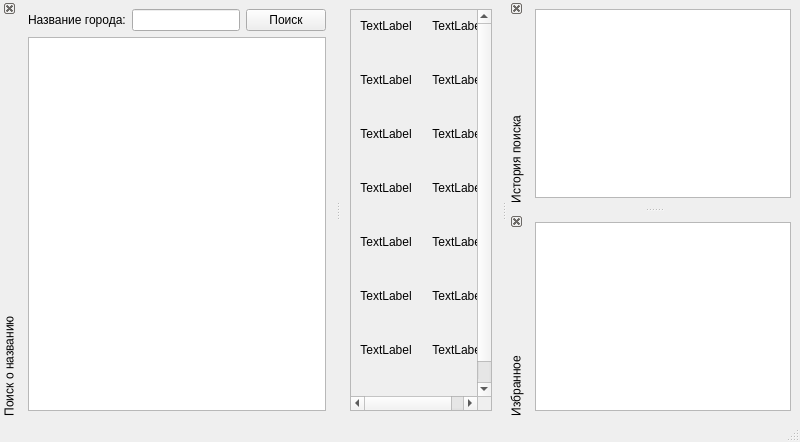
<?xml version="1.0" encoding="UTF-8"?>
<ui version="4.0">
 <class>MainWindow</class>
 <widget class="QMainWindow" name="MainWindow">
  <property name="geometry">
   <rect>
    <x>0</x>
    <y>0</y>
    <width>800</width>
    <height>442</height>
   </rect>
  </property>
  <property name="windowTitle">
   <string>MainWindow</string>
  </property>
  <widget class="QWidget" name="centralwidget">
   <layout class="QVBoxLayout" name="verticalLayout_2">
    <item>
     <widget class="QScrollArea" name="scrollArea">
      <property name="widgetResizable">
       <bool>true</bool>
      </property>
      <widget class="QWidget" name="scrollAreaWidgetContents">
       <property name="geometry">
        <rect>
         <x>0</x>
         <y>0</y>
         <width>148</width>
         <height>436</height>
        </rect>
       </property>
       <layout class="QVBoxLayout" name="verticalLayout">
        <item>
         <layout class="QGridLayout" name="gridLayout" columnstretch="0,1" columnminimumwidth="0,0">
          <property name="horizontalSpacing">
           <number>20</number>
          </property>
          <property name="verticalSpacing">
           <number>40</number>
          </property>
          <item row="1" column="0">
           <widget class="QLabel" name="icon_0">
            <property name="text">
             <string>TextLabel</string>
            </property>
            <property name="alignment">
             <set>Qt::AlignCenter</set>
            </property>
           </widget>
          </item>
          <item row="2" column="0">
           <widget class="QLabel" name="icon_1">
            <property name="text">
             <string>TextLabel</string>
            </property>
            <property name="alignment">
             <set>Qt::AlignCenter</set>
            </property>
           </widget>
          </item>
          <item row="3" column="0">
           <widget class="QLabel" name="icon_2">
            <property name="text">
             <string>TextLabel</string>
            </property>
            <property name="alignment">
             <set>Qt::AlignCenter</set>
            </property>
           </widget>
          </item>
          <item row="4" column="0">
           <widget class="QLabel" name="icon_3">
            <property name="text">
             <string>TextLabel</string>
            </property>
            <property name="alignment">
             <set>Qt::AlignCenter</set>
            </property>
           </widget>
          </item>
          <item row="5" column="0">
           <widget class="QLabel" name="icon_4">
            <property name="text">
             <string>TextLabel</string>
            </property>
            <property name="alignment">
             <set>Qt::AlignCenter</set>
            </property>
           </widget>
          </item>
          <item row="6" column="0">
           <widget class="QLabel" name="icon_5">
            <property name="text">
             <string>TextLabel</string>
            </property>
            <property name="alignment">
             <set>Qt::AlignCenter</set>
            </property>
           </widget>
          </item>
          <item row="7" column="0">
           <widget class="QLabel" name="icon_6">
            <property name="text">
             <string>TextLabel</string>
            </property>
            <property name="alignment">
             <set>Qt::AlignCenter</set>
            </property>
           </widget>
          </item>
          <item row="0" column="0">
           <widget class="QLabel" name="icon">
            <property name="text">
             <string>TextLabel</string>
            </property>
            <property name="alignment">
             <set>Qt::AlignCenter</set>
            </property>
           </widget>
          </item>
          <item row="0" column="1">
           <widget class="QLabel" name="label">
            <property name="text">
             <string>TextLabel</string>
            </property>
            <property name="alignment">
             <set>Qt::AlignCenter</set>
            </property>
           </widget>
          </item>
          <item row="1" column="1">
           <widget class="QLabel" name="label_0">
            <property name="text">
             <string>TextLabel</string>
            </property>
            <property name="alignment">
             <set>Qt::AlignCenter</set>
            </property>
           </widget>
          </item>
          <item row="2" column="1">
           <widget class="QLabel" name="label_1">
            <property name="text">
             <string>TextLabel</string>
            </property>
            <property name="alignment">
             <set>Qt::AlignCenter</set>
            </property>
           </widget>
          </item>
          <item row="3" column="1">
           <widget class="QLabel" name="label_2">
            <property name="text">
             <string>TextLabel</string>
            </property>
            <property name="alignment">
             <set>Qt::AlignCenter</set>
            </property>
           </widget>
          </item>
          <item row="4" column="1">
           <widget class="QLabel" name="label_3">
            <property name="text">
             <string>TextLabel</string>
            </property>
            <property name="alignment">
             <set>Qt::AlignCenter</set>
            </property>
           </widget>
          </item>
          <item row="5" column="1">
           <widget class="QLabel" name="label_4">
            <property name="text">
             <string>TextLabel</string>
            </property>
            <property name="alignment">
             <set>Qt::AlignCenter</set>
            </property>
           </widget>
          </item>
          <item row="6" column="1">
           <widget class="QLabel" name="label_5">
            <property name="text">
             <string>TextLabel</string>
            </property>
            <property name="alignment">
             <set>Qt::AlignCenter</set>
            </property>
           </widget>
          </item>
          <item row="7" column="1">
           <widget class="QLabel" name="label_6">
            <property name="text">
             <string>TextLabel</string>
            </property>
            <property name="alignment">
             <set>Qt::AlignCenter</set>
            </property>
           </widget>
          </item>
         </layout>
        </item>
       </layout>
      </widget>
     </widget>
    </item>
   </layout>
  </widget>
  <widget class="QStatusBar" name="statusbar"/>
  <widget class="QDockWidget" name="dockWidget_searce">
   <property name="features">
    <set>QDockWidget::DockWidgetClosable|QDockWidget::DockWidgetVerticalTitleBar</set>
   </property>
   <property name="allowedAreas">
    <set>Qt::LeftDockWidgetArea</set>
   </property>
   <property name="windowTitle">
    <string>Поиск о названию</string>
   </property>
   <attribute name="dockWidgetArea">
    <number>1</number>
   </attribute>
   <widget class="QWidget" name="dockWidgetContents_2">
    <layout class="QVBoxLayout" name="verticalLayout_7">
     <item>
      <layout class="QVBoxLayout" name="verticalLayout_6">
       <item>
        <layout class="QHBoxLayout" name="horizontalLayout_3">
         <item>
          <widget class="QLabel" name="label_19">
           <property name="text">
            <string>Название города:</string>
           </property>
          </widget>
         </item>
         <item>
          <widget class="QLineEdit" name="lineEdit_searce"/>
         </item>
         <item>
          <widget class="QPushButton" name="pushButton_searce">
           <property name="text">
            <string>Поиск</string>
           </property>
          </widget>
         </item>
        </layout>
       </item>
       <item>
        <widget class="QListView" name="listView_searce">
         <property name="contextMenuPolicy">
          <enum>Qt::ActionsContextMenu</enum>
         </property>
         <property name="alternatingRowColors">
          <bool>true</bool>
         </property>
        </widget>
       </item>
      </layout>
     </item>
    </layout>
   </widget>
  </widget>
  <widget class="QDockWidget" name="dockWidget_history">
   <property name="features">
    <set>QDockWidget::DockWidgetClosable|QDockWidget::DockWidgetVerticalTitleBar</set>
   </property>
   <property name="allowedAreas">
    <set>Qt::RightDockWidgetArea</set>
   </property>
   <property name="windowTitle">
    <string>История поиска</string>
   </property>
   <attribute name="dockWidgetArea">
    <number>2</number>
   </attribute>
   <widget class="QWidget" name="dockWidgetContents">
    <layout class="QVBoxLayout" name="verticalLayout_4">
     <item>
      <layout class="QVBoxLayout" name="verticalLayout_3">
       <item>
        <widget class="QListView" name="listView_history">
         <property name="contextMenuPolicy">
          <enum>Qt::ActionsContextMenu</enum>
         </property>
         <property name="alternatingRowColors">
          <bool>true</bool>
         </property>
        </widget>
       </item>
      </layout>
     </item>
    </layout>
   </widget>
  </widget>
  <widget class="QDockWidget" name="dockWidget_favorites">
   <property name="features">
    <set>QDockWidget::DockWidgetClosable|QDockWidget::DockWidgetVerticalTitleBar</set>
   </property>
   <property name="allowedAreas">
    <set>Qt::RightDockWidgetArea</set>
   </property>
   <property name="windowTitle">
    <string>Избранное</string>
   </property>
   <attribute name="dockWidgetArea">
    <number>2</number>
   </attribute>
   <widget class="QWidget" name="dockWidgetContents_3">
    <layout class="QVBoxLayout" name="verticalLayout_8">
     <item>
      <layout class="QVBoxLayout" name="verticalLayout_5">
       <item>
        <widget class="QListView" name="listView_favorites">
         <property name="contextMenuPolicy">
          <enum>Qt::ActionsContextMenu</enum>
         </property>
         <property name="alternatingRowColors">
          <bool>true</bool>
         </property>
        </widget>
       </item>
      </layout>
     </item>
    </layout>
   </widget>
  </widget>
  <action name="action_searce">
   <property name="checkable">
    <bool>true</bool>
   </property>
   <property name="text">
    <string>Поиск</string>
   </property>
  </action>
  <action name="action_favorites">
   <property name="checkable">
    <bool>true</bool>
   </property>
   <property name="text">
    <string>Избранное</string>
   </property>
  </action>
  <action name="action_history">
   <property name="checkable">
    <bool>true</bool>
   </property>
   <property name="text">
    <string>История</string>
   </property>
  </action>
  <action name="action_charts">
   <property name="text">
    <string>Граафики погоды</string>
   </property>
  </action>
  <action name="action_searce_show">
   <property name="text">
    <string>Показать</string>
   </property>
  </action>
  <action name="action_searce_close">
   <property name="text">
    <string>Скрыть</string>
   </property>
  </action>
  <action name="action_favorites_show">
   <property name="text">
    <string>Показать</string>
   </property>
  </action>
  <action name="action_favorites_close">
   <property name="text">
    <string>Скрыть</string>
   </property>
  </action>
  <action name="action_history_show">
   <property name="text">
    <string>Показать</string>
   </property>
  </action>
  <action name="action_history_close">
   <property name="text">
    <string>Скрыть</string>
   </property>
  </action>
  <action name="action_sharts_show">
   <property name="text">
    <string>Показать</string>
   </property>
  </action>
  <action name="action_8">
   <property name="text">
    <string>Скрыть</string>
   </property>
  </action>
 </widget>
 <resources/>
 <connections/>
</ui>
